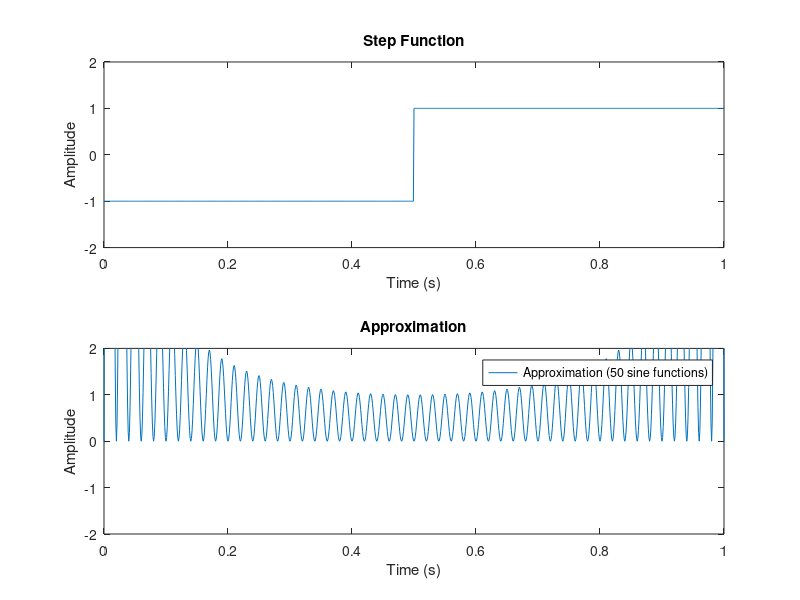

Source code (MATLAB):
% Define the parameters
Fs = 1000;            % Sampling frequency (Hz)
T = 1;                % Total duration of the signal (s)
t = 0:1/Fs:T;         % Time vector

% Create a step function
step_func = ones(size(t));
step_func(t < T/2) = -1;

% Number of sine functions to use in approximation
num_sines = 50;

% Perform the approximation
approximation = zeros(size(t));
for n = 1:num_sines
    freq = (2*n - 1)/(2*T);
    sine_func = sin(2*pi*freq*t);
    approximation = approximation + sine_func;
end

% Plot the results
subplot(2, 1, 1);
plot(t, step_func);
ylim([-2 2]);
xlabel('Time (s)');
ylabel('Amplitude');
title('Step Function');

subplot(2, 1, 2);
plot(t, approximation);
ylim([-2 2]);
xlabel('Time (s)');
ylabel('Amplitude');
title('Approximation');

% Add a legend showing the number of sine functions used
legend(['Approximation (', num2str(num_sines), ' sine functions)']);
